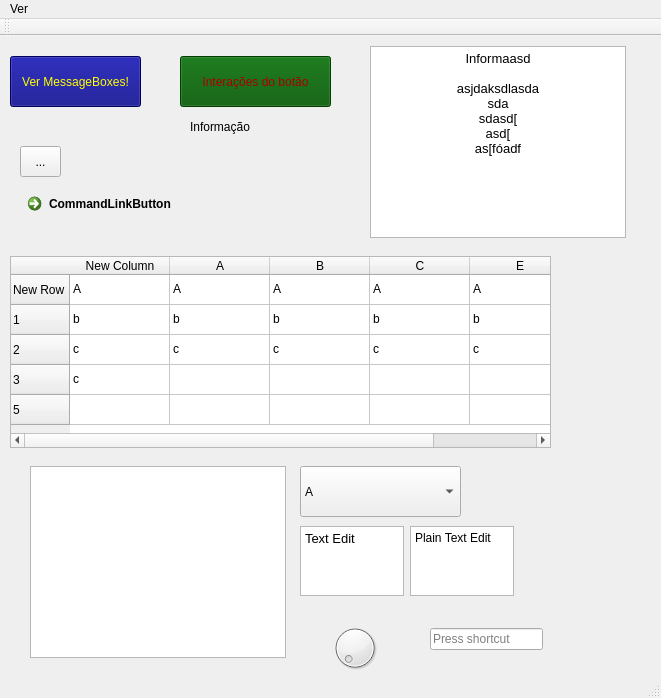
<?xml version="1.0" encoding="UTF-8"?>
<ui version="4.0">
 <class>TelaPrincipal</class>
 <widget class="QMainWindow" name="TelaPrincipal">
  <property name="geometry">
   <rect>
    <x>0</x>
    <y>0</y>
    <width>661</width>
    <height>698</height>
   </rect>
  </property>
  <property name="windowTitle">
   <string>TelaPrincipal</string>
  </property>
  <widget class="QWidget" name="centralWidget">
   <widget class="QPushButton" name="btnMessageBoxes">
    <property name="geometry">
     <rect>
      <x>10</x>
      <y>20</y>
      <width>131</width>
      <height>51</height>
     </rect>
    </property>
    <property name="maximumSize">
     <size>
      <width>131</width>
      <height>51</height>
     </size>
    </property>
    <property name="styleSheet">
     <string notr="true">color: rgb(255, 255, 0);
background-color: rgb(0, 0, 127);
selection-color: rgb(170, 0, 0);
selection-background-color: rgb(0, 85, 0);</string>
    </property>
    <property name="text">
     <string>Ver MessageBoxes!</string>
    </property>
   </widget>
   <widget class="QPushButton" name="btnInteracoes">
    <property name="geometry">
     <rect>
      <x>180</x>
      <y>20</y>
      <width>151</width>
      <height>51</height>
     </rect>
    </property>
    <property name="styleSheet">
     <string notr="true">color: rgb(170, 0, 0);
background-color: rgb(0, 85, 0);
border-color: rgb(170, 0, 0);
gridline-color: rgb(0, 0, 127);</string>
    </property>
    <property name="text">
     <string>Interações do botão</string>
    </property>
   </widget>
   <widget class="QLabel" name="lblInformacao">
    <property name="geometry">
     <rect>
      <x>190</x>
      <y>80</y>
      <width>141</width>
      <height>21</height>
     </rect>
    </property>
    <property name="text">
     <string>Informação</string>
    </property>
   </widget>
   <widget class="QToolButton" name="toolButton">
    <property name="geometry">
     <rect>
      <x>20</x>
      <y>110</y>
      <width>41</width>
      <height>31</height>
     </rect>
    </property>
    <property name="text">
     <string>...</string>
    </property>
   </widget>
   <widget class="QCommandLinkButton" name="commandLinkButton">
    <property name="geometry">
     <rect>
      <x>20</x>
      <y>150</y>
      <width>168</width>
      <height>41</height>
     </rect>
    </property>
    <property name="text">
     <string>CommandLinkButton</string>
    </property>
   </widget>
   <widget class="QTableWidget" name="tableWidget">
    <property name="geometry">
     <rect>
      <x>10</x>
      <y>220</y>
      <width>541</width>
      <height>192</height>
     </rect>
    </property>
    <row>
     <property name="text">
      <string>New Row</string>
     </property>
    </row>
    <row>
     <property name="text">
      <string>1</string>
     </property>
    </row>
    <row>
     <property name="text">
      <string>2</string>
     </property>
    </row>
    <row>
     <property name="text">
      <string>3</string>
     </property>
    </row>
    <row>
     <property name="text">
      <string>5</string>
     </property>
    </row>
    <column>
     <property name="text">
      <string>New Column</string>
     </property>
    </column>
    <column>
     <property name="text">
      <string>A</string>
     </property>
    </column>
    <column>
     <property name="text">
      <string>B</string>
     </property>
    </column>
    <column>
     <property name="text">
      <string>C</string>
     </property>
    </column>
    <column>
     <property name="text">
      <string>E</string>
     </property>
    </column>
    <item row="0" column="0">
     <property name="text">
      <string>A</string>
     </property>
    </item>
    <item row="0" column="1">
     <property name="text">
      <string>A</string>
     </property>
    </item>
    <item row="0" column="2">
     <property name="text">
      <string>A</string>
     </property>
    </item>
    <item row="0" column="3">
     <property name="text">
      <string>A</string>
     </property>
    </item>
    <item row="0" column="4">
     <property name="text">
      <string>A</string>
     </property>
    </item>
    <item row="1" column="0">
     <property name="text">
      <string>b</string>
     </property>
    </item>
    <item row="1" column="1">
     <property name="text">
      <string>b</string>
     </property>
    </item>
    <item row="1" column="2">
     <property name="text">
      <string>b</string>
     </property>
    </item>
    <item row="1" column="3">
     <property name="text">
      <string>b</string>
     </property>
    </item>
    <item row="1" column="4">
     <property name="text">
      <string>b</string>
     </property>
    </item>
    <item row="2" column="0">
     <property name="text">
      <string>c</string>
     </property>
    </item>
    <item row="2" column="1">
     <property name="text">
      <string>c</string>
     </property>
    </item>
    <item row="2" column="2">
     <property name="text">
      <string>c</string>
     </property>
    </item>
    <item row="2" column="3">
     <property name="text">
      <string>c</string>
     </property>
    </item>
    <item row="2" column="4">
     <property name="text">
      <string>c</string>
     </property>
    </item>
    <item row="3" column="0">
     <property name="text">
      <string>c</string>
     </property>
    </item>
    <item row="3" column="1">
     <property name="text">
      <string/>
     </property>
    </item>
   </widget>
   <widget class="QTextBrowser" name="textBrowser">
    <property name="geometry">
     <rect>
      <x>370</x>
      <y>10</y>
      <width>256</width>
      <height>192</height>
     </rect>
    </property>
    <property name="html">
     <string>&lt;!DOCTYPE HTML PUBLIC &quot;-//W3C//DTD HTML 4.0//EN&quot; &quot;http://www.w3.org/TR/REC-html40/strict.dtd&quot;&gt;
&lt;html&gt;&lt;head&gt;&lt;meta name=&quot;qrichtext&quot; content=&quot;1&quot; /&gt;&lt;style type=&quot;text/css&quot;&gt;
p, li { white-space: pre-wrap; }
&lt;/style&gt;&lt;/head&gt;&lt;body style=&quot; font-family:'Noto Sans'; font-size:10pt; font-weight:400; font-style:normal;&quot;&gt;
&lt;p align=&quot;center&quot; style=&quot; margin-top:0px; margin-bottom:0px; margin-left:0px; margin-right:0px; -qt-block-indent:0; text-indent:0px;&quot;&gt;Informaasd&lt;/p&gt;
&lt;p align=&quot;center&quot; style=&quot;-qt-paragraph-type:empty; margin-top:0px; margin-bottom:0px; margin-left:0px; margin-right:0px; -qt-block-indent:0; text-indent:0px;&quot;&gt;&lt;br /&gt;&lt;/p&gt;
&lt;p align=&quot;center&quot; style=&quot; margin-top:0px; margin-bottom:0px; margin-left:0px; margin-right:0px; -qt-block-indent:0; text-indent:0px;&quot;&gt;asjdaksdlasda&lt;/p&gt;
&lt;p align=&quot;center&quot; style=&quot; margin-top:0px; margin-bottom:0px; margin-left:0px; margin-right:0px; -qt-block-indent:0; text-indent:0px;&quot;&gt;sda&lt;/p&gt;
&lt;p align=&quot;center&quot; style=&quot; margin-top:0px; margin-bottom:0px; margin-left:0px; margin-right:0px; -qt-block-indent:0; text-indent:0px;&quot;&gt;sdasd[&lt;/p&gt;
&lt;p align=&quot;center&quot; style=&quot; margin-top:0px; margin-bottom:0px; margin-left:0px; margin-right:0px; -qt-block-indent:0; text-indent:0px;&quot;&gt;asd[&lt;/p&gt;
&lt;p align=&quot;center&quot; style=&quot; margin-top:0px; margin-bottom:0px; margin-left:0px; margin-right:0px; -qt-block-indent:0; text-indent:0px;&quot;&gt;as[fóadf&lt;/p&gt;&lt;/body&gt;&lt;/html&gt;</string>
    </property>
   </widget>
   <widget class="QGraphicsView" name="graphicsView">
    <property name="geometry">
     <rect>
      <x>30</x>
      <y>430</y>
      <width>256</width>
      <height>192</height>
     </rect>
    </property>
   </widget>
   <widget class="QComboBox" name="comboBox">
    <property name="geometry">
     <rect>
      <x>300</x>
      <y>430</y>
      <width>161</width>
      <height>51</height>
     </rect>
    </property>
    <item>
     <property name="text">
      <string>A</string>
     </property>
    </item>
    <item>
     <property name="text">
      <string>B</string>
     </property>
    </item>
    <item>
     <property name="text">
      <string>C</string>
     </property>
    </item>
   </widget>
   <widget class="QTextEdit" name="textEdit">
    <property name="geometry">
     <rect>
      <x>300</x>
      <y>490</y>
      <width>104</width>
      <height>70</height>
     </rect>
    </property>
    <property name="html">
     <string>&lt;!DOCTYPE HTML PUBLIC &quot;-//W3C//DTD HTML 4.0//EN&quot; &quot;http://www.w3.org/TR/REC-html40/strict.dtd&quot;&gt;
&lt;html&gt;&lt;head&gt;&lt;meta name=&quot;qrichtext&quot; content=&quot;1&quot; /&gt;&lt;style type=&quot;text/css&quot;&gt;
p, li { white-space: pre-wrap; }
&lt;/style&gt;&lt;/head&gt;&lt;body style=&quot; font-family:'Noto Sans'; font-size:10pt; font-weight:400; font-style:normal;&quot;&gt;
&lt;p style=&quot; margin-top:0px; margin-bottom:0px; margin-left:0px; margin-right:0px; -qt-block-indent:0; text-indent:0px;&quot;&gt;Text Edit&lt;/p&gt;&lt;/body&gt;&lt;/html&gt;</string>
    </property>
   </widget>
   <widget class="QPlainTextEdit" name="plainTextEdit">
    <property name="geometry">
     <rect>
      <x>410</x>
      <y>490</y>
      <width>104</width>
      <height>70</height>
     </rect>
    </property>
    <property name="plainText">
     <string>Plain Text Edit
</string>
    </property>
   </widget>
   <widget class="QDial" name="dial">
    <property name="geometry">
     <rect>
      <x>330</x>
      <y>580</y>
      <width>50</width>
      <height>64</height>
     </rect>
    </property>
   </widget>
   <widget class="QKeySequenceEdit" name="keySequenceEdit">
    <property name="geometry">
     <rect>
      <x>430</x>
      <y>590</y>
      <width>113</width>
      <height>26</height>
     </rect>
    </property>
   </widget>
  </widget>
  <widget class="QMenuBar" name="menuBar">
   <property name="geometry">
    <rect>
     <x>0</x>
     <y>0</y>
     <width>661</width>
     <height>23</height>
    </rect>
   </property>
   <widget class="QMenu" name="menuVerMessageBoxes">
    <property name="title">
     <string>Ver</string>
    </property>
    <addaction name="actionMessageBoxes"/>
   </widget>
   <addaction name="menuVerMessageBoxes"/>
  </widget>
  <widget class="QToolBar" name="mainToolBar">
   <attribute name="toolBarArea">
    <enum>TopToolBarArea</enum>
   </attribute>
   <attribute name="toolBarBreak">
    <bool>false</bool>
   </attribute>
  </widget>
  <widget class="QStatusBar" name="statusBar"/>
  <action name="actionMessageBoxes">
   <property name="text">
    <string>MessageBoxes</string>
   </property>
  </action>
 </widget>
 <layoutdefault spacing="6" margin="11"/>
 <resources/>
 <connections/>
</ui>
